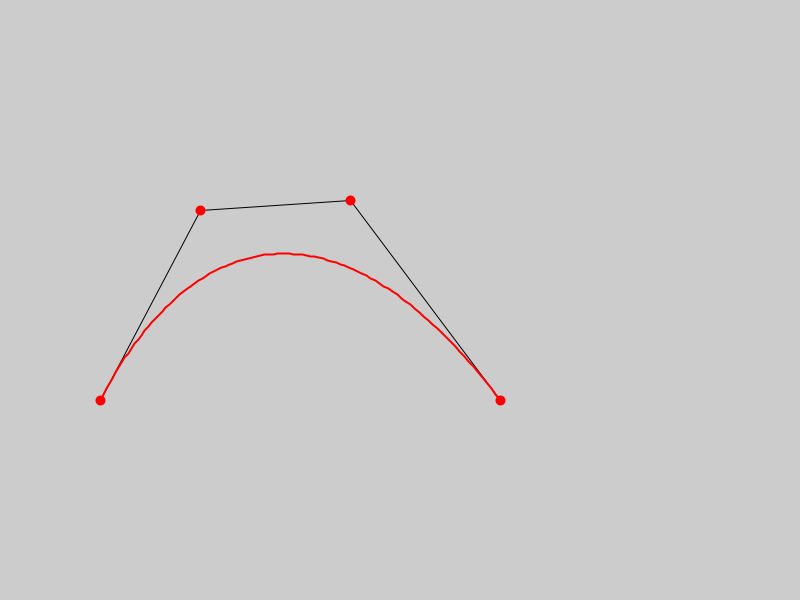
Frame 1 (no input)
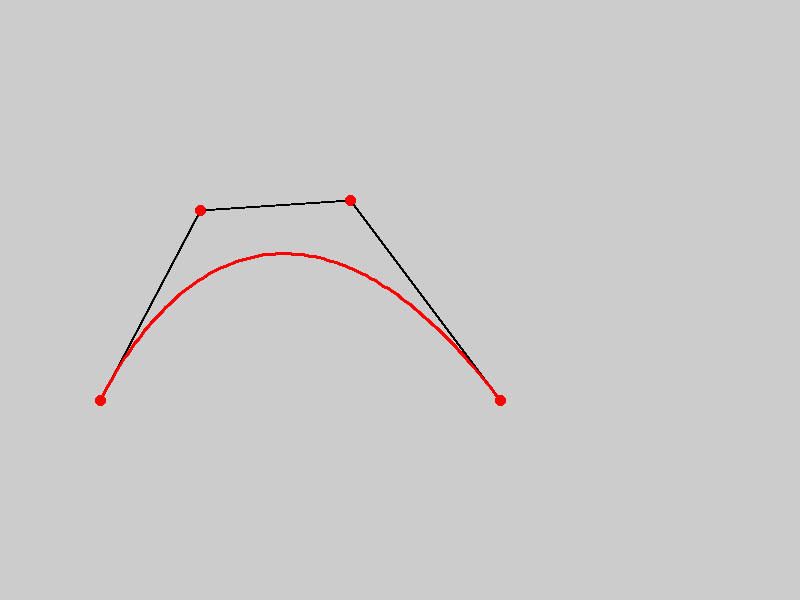
Frame 60 (the mouse pressed at the canvas centre just before this capture)
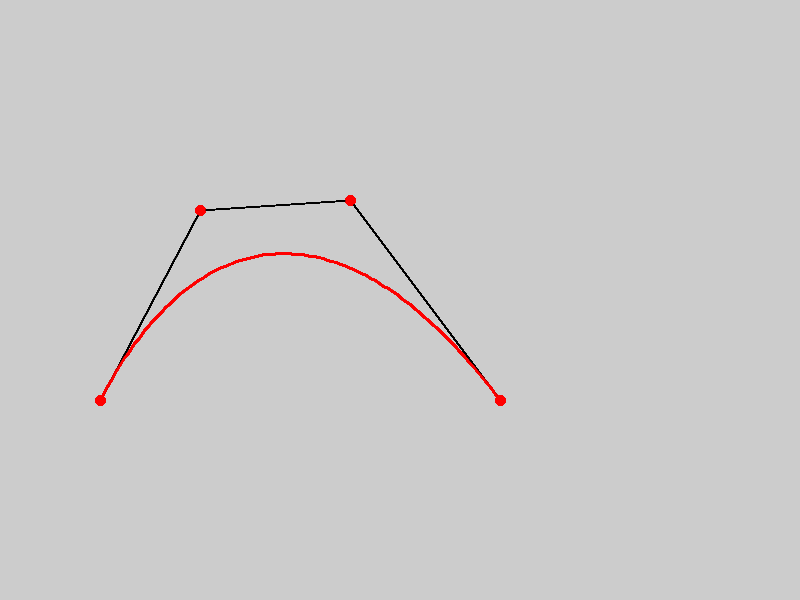
Frame 120 (the mouse held since frame 60 and released just before this capture)

The Processing sketch that drew these frames (run headless with seeded random() and noise(); from frame 60 on, the mouse is pressed at the canvas centre):

// Processing sketch: sketch_16th
// ── sketch_16th.pde

inhom2d P0, P1, P2, P3;
class inhom2d {
  float x, y;
 
  inhom2d(float x, float y ) {
  this.x = x;
  this.y = y;
  }
}
void setup( ) {
  size( 800, 600 );
  P0 = new inhom2d( 100, 400 );
  P1 = new inhom2d( 200, 210 );
  P2 = new inhom2d( 350, 200 );
  P3 = new inhom2d( 500, 400 );
}

void draw() {
  noFill( );
  stroke( 0 );
  strokeWeight(1);
  beginShape();
  vertex(P0.x, P0.y);
  vertex(P1.x, P1.y);
  vertex(P2.x, P2.y);
  vertex(P3.x, P3.y);
  endShape();
 
  stroke(255, 0, 0 );
  strokeWeight(10);
  beginShape(POINTS);
  vertex(P0.x, P0.y);
  vertex(P1.x, P1.y);
  vertex(P2.x, P2.y);
  vertex(P3.x, P3.y);
  endShape();
 
  strokeWeight(2);
  beginShape();
  for ( float t = 0; t <= 1; t += 0.01 ) {
  vertex( (1-t)*(1-t)*(1-t)*P0.x + 3*t*(1-t)*(1-t)*P1.x + 3*t*t*(1-t)*P2.x + t*t*t*P3.x,
          (1-t)*(1-t)*(1-t)*P0.y + 3*t*(1-t)*(1-t)*P1.y + 3*t*t*(1-t)*P2.y + t*t*t*P3.y);
  }
  endShape();
}
